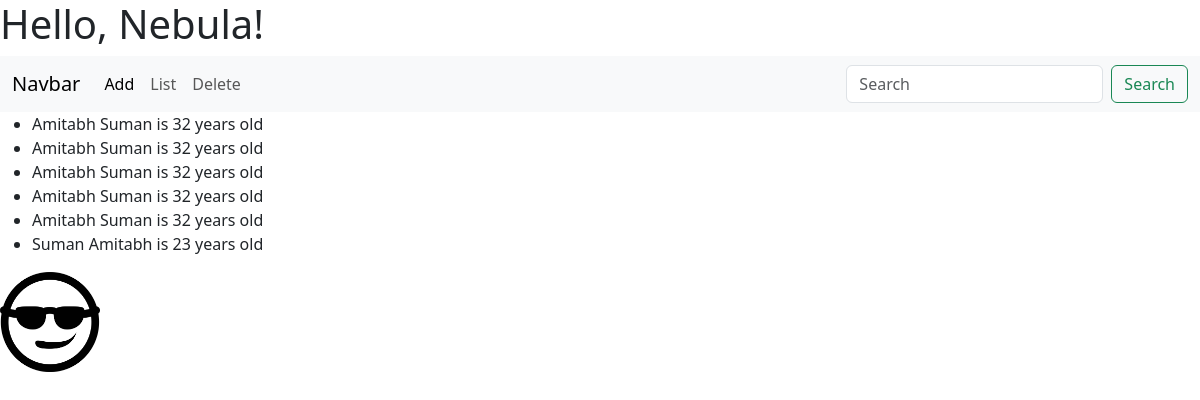
/shadow/patients/, run on the app's committed database.
### shadow/models.py (models this page shows)
class Patient(models.Model):
    first_name = models.CharField(max_length=30)
    last_name = models.CharField(max_length=30)
    age = models.IntegerField(validators=[MinValueValidator(0), MaxValueValidator(120)])
    heartrate = models.IntegerField(default=60, validators=[MinValueValidator(40), MaxValueValidator(160)])
    def __str__(self) -> str:
        return f'{self.first_name} {self.last_name} is {self.age} years old'

### shadow/views.py (the view)
# urls.py: path('patients/', views.list_patients, name="patients"),
def list_patients(request):
    all_patients = models.Patient.objects.all()
    context = {
        "patients": all_patients
    }
    return render(request, 'shadow/patients.html', context=context)

### shadow/templates/shadow/patients.html
{% extends 'base.html' %}
{% block content %}
    <ul>
    {% for i in patients %}
    <li>{{i}}</li>
    {% endfor %}
    </ul>
{% endblock content %}

### data on the page
Patient: first_name+last_name+age "Amitabh Suman is 32 years old"
Patient: first_name+last_name+age "Amitabh Suman is 32 years old"
Patient: first_name+last_name+age "Amitabh Suman is 32 years old"
Patient: first_name+last_name+age "Amitabh Suman is 32 years old"
Patient: first_name+last_name+age "Amitabh Suman is 32 years old"
Patient: first_name+last_name+age "Suman Amitabh is 23 years old"
